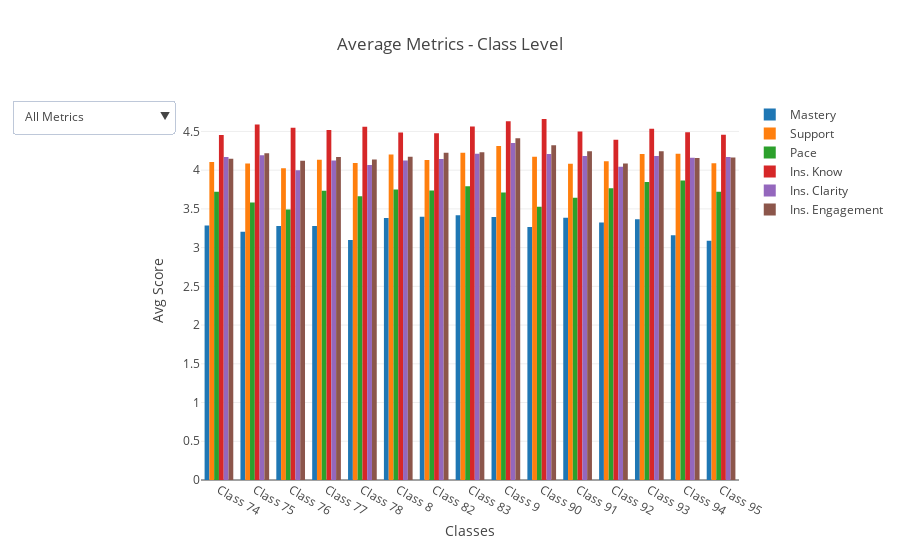

Write notebook code for a chart like this one.
### Code cell
last_group = class_pivot_table.iloc[75:90]

# Set Layout
layout = dict(title="Average Metrics - Class Level",
              showlegend=True,
              xaxis=dict(title="Classes"),
              yaxis=dict(title="Avg Score"),
              updatemenus=updatemenus)

# Store data and layout
fig = dict(data=create_traces(last_group), layout=layout)

# Plot bar graph
plotly.offline.iplot(fig, filename='cmocean-picker-one-dropdown')

### Figure 1 — Plotly figure (JSON) as saved in the notebook; plotly's stock layout.template omitted (floating-point values rounded to 4 significant figures)
{"data": [{"name": "Mastery", "type": "bar", "uid": "27f85bb1-5838-4533-b76f-c322dc5b9d5f", "x": ["Class 74", "Class 75", "Class 76", "Class 77", "Class 78", "Class 8", "Class 82", "Class 83", "Class 9", "Class 90", "Class 91", "Class 92", "Class 93", "Class 94", "Class 95"], "y": [3.284, 3.205, 3.279, 3.28, 3.099, 3.381, 3.398, 3.418, 3.396, 3.268, 3.386, 3.325, 3.366, 3.16, 3.09]}, {"name": "Support", "type": "bar", "uid": "eb44e421-de7c-426b-a695-98d3512e45b5", "x": ["Class 74", "Class 75", "Class 76", "Class 77", "Class 78", "Class 8", "Class 82", "Class 83", "Class 9", "Class 90", "Class 91", "Class 92", "Class 93", "Class 94", "Class 95"], "y": [4.107, 4.087, 4.025, 4.135, 4.093, 4.201, 4.131, 4.225, 4.313, 4.174, 4.082, 4.114, 4.209, 4.212, 4.09]}, {"name": "Pace", "type": "bar", "uid": "4602f4b0-6cca-4c5b-a26f-277b9943dd1e", "x": ["Class 74", "Class 75", "Class 76", "Class 77", "Class 78", "Class 8", "Class 82", "Class 83", "Class 9", "Class 90", "Class 91", "Class 92", "Class 93", "Class 94", "Class 95"], "y": [3.72, 3.584, 3.492, 3.736, 3.665, 3.751, 3.737, 3.793, 3.713, 3.527, 3.645, 3.768, 3.846, 3.866, 3.722]}, {"name": "Ins. Know", "type": "bar", "uid": "9efa08ce-1416-4fbd-b780-d0cc406a007e", "x": ["Class 74", "Class 75", "Class 76", "Class 77", "Class 78", "Class 8", "Class 82", "Class 83", "Class 9", "Class 90", "Class 91", "Class 92", "Class 93", "Class 94", "Class 95"], "y": [4.453, 4.59, 4.549, 4.518, 4.56, 4.485, 4.478, 4.564, 4.63, 4.661, 4.5, 4.393, 4.534, 4.491, 4.457]}, {"name": "Ins. Clarity", "type": "bar", "uid": "bfa76b1b-9125-4859-842d-5846474fce6b", "x": ["Class 74", "Class 75", "Class 76", "Class 77", "Class 78", "Class 8", "Class 82", "Class 83", "Class 9", "Class 90", "Class 91", "Class 92", "Class 93", "Class 94", "Class 95"], "y": [4.169, 4.193, 4, 4.124, 4.066, 4.125, 4.145, 4.211, 4.352, 4.21, 4.182, 4.043, 4.182, 4.16, 4.171]}, {"name": "Ins. Engagement", "type": "bar", "uid": "f8ff8457-e6ca-48c0-a5b2-280559a7e414", "x": ["Class 74", "Class 75", "Class 76", "Class 77", "Class 78", "Class 8", "Class 82", "Class 83", "Class 9", "Class 90", "Class 91", "Class 92", "Class 93", "Class 94", "Class 95"], "y": [4.147, 4.217, 4.123, 4.171, 4.137, 4.173, 4.225, 4.232, 4.413, 4.321, 4.245, 4.086, 4.243, 4.156, 4.163]}], "layout": {"showlegend": true, "title": {"text": "Average Metrics - Class Level"}, "updatemenus": [{"active": 0, "buttons": [{"args": [{"visible": [true, true, true, true, true, true]}, {"title": "All"}], "label": "All Metrics", "method": "update"}, {"args": [{"visible": [true, false, false, false, false, false]}, {"title": "Avg Pace"}], "label": "Mastery", "method": "update"}, {"args": [{"visible": [false, true, false, false, false, false]}, {"title": "Avg Support"}], "label": "Support", "method": "update"}, {"args": [{"visible": [false, false, true, false, false, false]}, {"title": "Avg Support"}], "label": "Pace", "method": "update"}, {"args": [{"visible": [false, false, false, true, false, false]}, {"title": "Ins Knowledge"}], "label": "Instructor Knowledge", "method": "update"}, {"args": [{"visible": [false, true, false, false, false, false]}, {"title": "Instructor Clarity"}], "label": "Instrutor Clarity", "method": "update"}, {"args": [{"visible": [false, true, false, false, false, false]}, {"title": "Instructor Engagement"}], "label": "Instrutor Engagement", "method": "update"}]}], "xaxis": {"title": {"text": "Classes"}}, "yaxis": {"title": {"text": "Avg Score"}}}}
